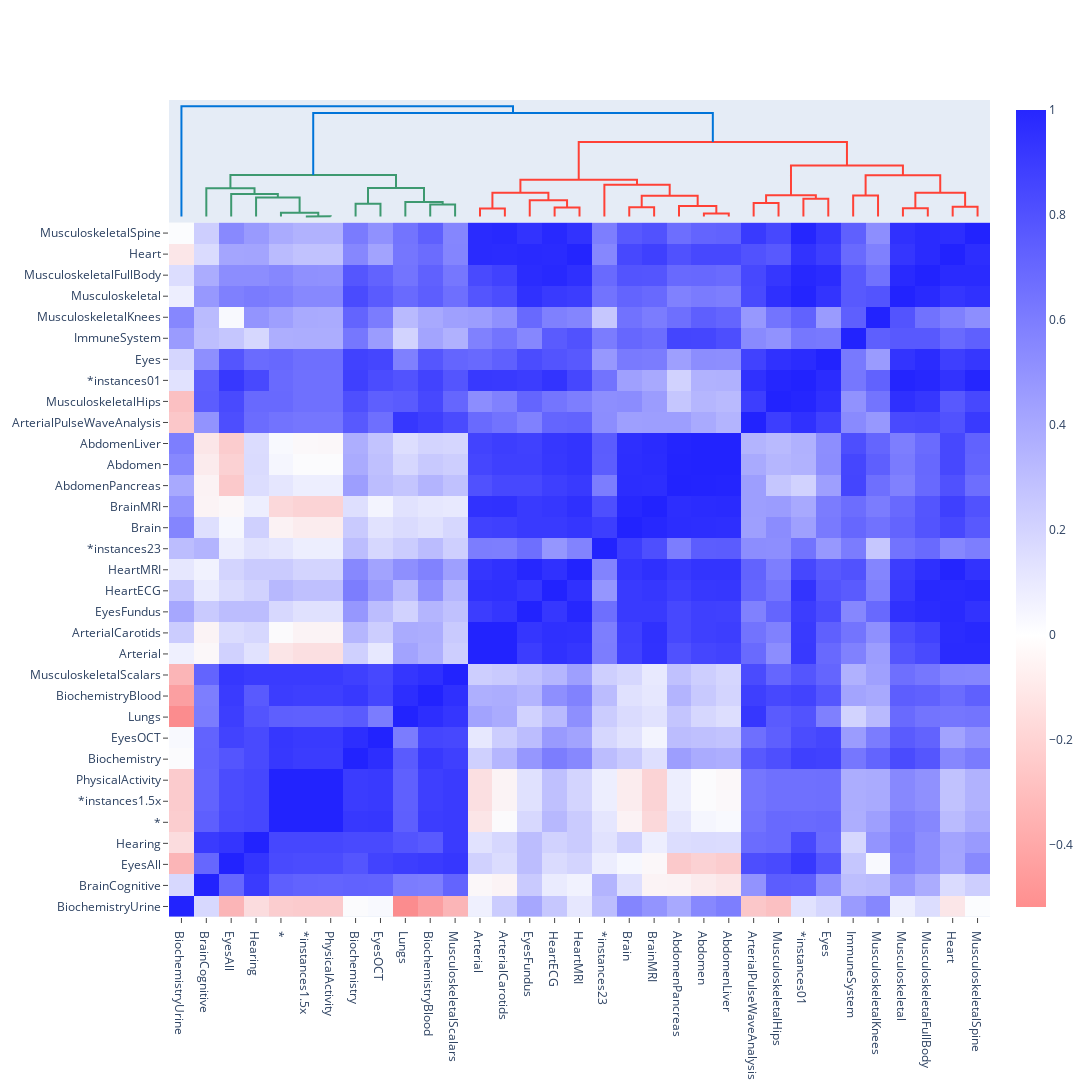

Notebook code cell kept with this figure:
### Code cell
heatmap = Heatmap(
    x=labels,
    y=labels,
    z=heat_correlations,
    colorscale=colorscale,
    customdata=heat_sample_sizes,
    hovertemplate=hovertemplate,
)

heatmap["x"] = fig["layout"]["xaxis"]["tickvals"]
heatmap["y"] = fig["layout"]["xaxis"]["tickvals"]

fig.update_layout(
    yaxis={
        "domain": [0, 0.85],
        "mirror": False,
        "showgrid": False,
        "zeroline": False,
        "ticktext": labels,
        "tickvals": fig["layout"]["xaxis"]["tickvals"],
        "showticklabels": True,
        "ticks": "outside",
    }
)

fig.add_trace(heatmap)

fig["layout"]["width"] = 1100
fig["layout"]["height"] = 1100

fig.show()

### Figure 1 — Plotly figure (JSON) as saved in the notebook; plotly's stock layout.template omitted (floating-point values rounded to 4 significant figures; data arrays with more than 128 entries replaced by an {"elided": "..."} marker saying what was removed)
{"data": [{"hoverinfo": "text", "marker": {"color": "rgb(61,153,112)"}, "mode": "lines", "type": "scatter", "x": [55, 55, 65, 65], "xaxis": "x", "y": [0, 0.005237, 0.005237, 0], "yaxis": "y2"}, {"hoverinfo": "text", "marker": {"color": "rgb(61,153,112)"}, "mode": "lines", "type": "scatter", "x": [45, 45, 60, 60], "xaxis": "x", "y": [0, 0.1606, 0.1606, 0.005237], "yaxis": "y2"}, {"hoverinfo": "text", "marker": {"color": "rgb(61,153,112)"}, "mode": "lines", "type": "scatter", "x": [35, 35, 52.5, 52.5], "xaxis": "x", "y": [0, 0.8102, 0.8102, 0.1606], "yaxis": "y2"}, {"hoverinfo": "text", "marker": {"color": "rgb(61,153,112)"}, "mode": "lines", "type": "scatter", "x": [25, 25, 43.75, 43.75], "xaxis": "x", "y": [0, 0.9666, 0.9666, 0.8102], "yaxis": "y2"}, {"hoverinfo": "text", "marker": {"color": "rgb(61,153,112)"}, "mode": "lines", "type": "scatter", "x": [15, 15, 34.38, 34.38], "xaxis": "x", "y": [0, 1.21, 1.21, 0.9666], "yaxis": "y2"}, {"hoverinfo": "text", "marker": {"color": "rgb(61,153,112)"}, "mode": "lines", "type": "scatter", "x": [75, 75, 85, 85], "xaxis": "x", "y": [0, 0.5466, 0.5466, 0], "yaxis": "y2"}, {"hoverinfo": "text", "marker": {"color": "rgb(61,153,112)"}, "mode": "lines", "type": "scatter", "x": [105, 105, 115, 115], "xaxis": "x", "y": [0, 0.5102, 0.5102, 0], "yaxis": "y2"}, {"hoverinfo": "text", "marker": {"color": "rgb(61,153,112)"}, "mode": "lines", "type": "scatter", "x": [95, 95, 110, 110], "xaxis": "x", "y": [0, 0.6228, 0.6228, 0.5102], "yaxis": "y2"}, {"hoverinfo": "text", "marker": {"color": "rgb(61,153,112)"}, "mode": "lines", "type": "scatter", "x": [80, 80, 102.5, 102.5], "xaxis": "x", "y": [0.5466, 1.216, 1.216, 0.6228], "yaxis": "y2"}, {"hoverinfo": "text", "marker": {"color": "rgb(61,153,112)"}, "mode": "lines", "type": "scatter", "x": [24.69, 24.69, 91.25, 91.25], "xaxis": "x", "y": [1.21, 1.781, 1.781, 1.216], "yaxis": "y2"}, {"hoverinfo": "text", "marker": {"color": "rgb(255,65,54)"}, "mode": "lines", "type": "scatter", "x": [125, 125, 135, 135], "xaxis": "x", "y": [0, 0.3352, 0.3352, 0], "yaxis": "y2"}, {"hoverinfo": "text", "marker": {"color": "rgb(255,65,54)"}, "mode": "lines", "type": "scatter", "x": [155, 155, 165, 165], "xaxis": "x", "y": [0, 0.3825, 0.3825, 0], "yaxis": "y2"}, {"hoverinfo": "text", "marker": {"color": "rgb(255,65,54)"}, "mode": "lines", "type": "scatter", "x": [145, 145, 160, 160], "xaxis": "x", "y": [0, 0.6973, 0.6973, 0.3825], "yaxis": "y2"}, {"hoverinfo": "text", "marker": {"color": "rgb(255,65,54)"}, "mode": "lines", "type": "scatter", "x": [130, 130, 152.5, 152.5], "xaxis": "x", "y": [0.3352, 1.016, 1.016, 0.6973], "yaxis": "y2"}, {"hoverinfo": "text", "marker": {"color": "rgb(255,65,54)"}, "mode": "lines", "type": "scatter", "x": [185, 185, 195, 195], "xaxis": "x", "y": [0, 0.3922, 0.3922, 0], "yaxis": "y2"}, {"hoverinfo": "text", "marker": {"color": "rgb(255,65,54)"}, "mode": "lines", "type": "scatter", "x": [215, 215, 225, 225], "xaxis": "x", "y": [0, 0.1222, 0.1222, 0], "yaxis": "y2"}, {"hoverinfo": "text", "marker": {"color": "rgb(255,65,54)"}, "mode": "lines", "type": "scatter", "x": [205, 205, 220, 220], "xaxis": "x", "y": [0, 0.448, 0.448, 0.1222], "yaxis": "y2"}, {"hoverinfo": "text", "marker": {"color": "rgb(255,65,54)"}, "mode": "lines", "type": "scatter", "x": [190, 190, 212.5, 212.5], "xaxis": "x", "y": [0.3922, 0.8921, 0.8921, 0.448], "yaxis": "y2"}, {"hoverinfo": "text", "marker": {"color": "rgb(255,65,54)"}, "mode": "lines", "type": "scatter", "x": [175, 175, 201.2, 201.2], "xaxis": "x", "y": [0, 1.366, 1.366, 0.8921], "yaxis": "y2"}, {"hoverinfo": "text", "marker": {"color": "rgb(255,65,54)"}, "mode": "lines", "type": "scatter", "x": [141.2, 141.2, 188.1, 188.1], "xaxis": "x", "y": [1.016, 1.573, 1.573, 1.366], "yaxis": "y2"}, {"hoverinfo": "text", "marker": {"color": "rgb(255,65,54)"}, "mode": "lines", "type": "scatter", "x": [235, 235, 245, 245], "xaxis": "x", "y": [0, 0.5757, 0.5757, 0], "yaxis": "y2"}, {"hoverinfo": "text", "marker": {"color": "rgb(255,65,54)"}, "mode": "lines", "type": "scatter", "x": [255, 255, 265, 265], "xaxis": "x", "y": [0, 0.7556, 0.7556, 0], "yaxis": "y2"}, {"hoverinfo": "text", "marker": {"color": "rgb(255,65,54)"}, "mode": "lines", "type": "scatter", "x": [240, 240, 260, 260], "xaxis": "x", "y": [0.5757, 0.9127, 0.9127, 0.7556], "yaxis": "y2"}, {"hoverinfo": "text", "marker": {"color": "rgb(255,65,54)"}, "mode": "lines", "type": "scatter", "x": [275, 275, 285, 285], "xaxis": "x", "y": [0, 0.9029, 0.9029, 0], "yaxis": "y2"}, {"hoverinfo": "text", "marker": {"color": "rgb(255,65,54)"}, "mode": "lines", "type": "scatter", "x": [295, 295, 305, 305], "xaxis": "x", "y": [0, 0.351, 0.351, 0], "yaxis": "y2"}, {"hoverinfo": "text", "marker": {"color": "rgb(255,65,54)"}, "mode": "lines", "type": "scatter", "x": [315, 315, 325, 325], "xaxis": "x", "y": [0, 0.4139, 0.4139, 0], "yaxis": "y2"}, {"hoverinfo": "text", "marker": {"color": "rgb(255,65,54)"}, "mode": "lines", "type": "scatter", "x": [300, 300, 320, 320], "xaxis": "x", "y": [0.351, 1.013, 1.013, 0.4139], "yaxis": "y2"}, {"hoverinfo": "text", "marker": {"color": "rgb(255,65,54)"}, "mode": "lines", "type": "scatter", "x": [280, 280, 310, 310], "xaxis": "x", "y": [0.9029, 1.772, 1.772, 1.013], "yaxis": "y2"}, {"hoverinfo": "text", "marker": {"color": "rgb(255,65,54)"}, "mode": "lines", "type": "scatter", "x": [250, 250, 295, 295], "xaxis": "x", "y": [0.9127, 2.185, 2.185, 1.772], "yaxis": "y2"}, {"hoverinfo": "text", "marker": {"color": "rgb(255,65,54)"}, "mode": "lines", "type": "scatter", "x": [164.7, 164.7, 272.5, 272.5], "xaxis": "x", "y": [1.573, 3.194, 3.194, 2.185], "yaxis": "y2"}, {"hoverinfo": "text", "marker": {"color": "rgb(0,116,217)"}, "mode": "lines", "type": "scatter", "x": [57.97, 57.97, 218.6, 218.6], "xaxis": "x", "y": [1.781, 4.445, 4.445, 3.194], "yaxis": "y2"}, {"hoverinfo": "text", "marker": {"color": "rgb(0,116,217)"}, "mode": "lines", "type": "scatter", "x": [5, 5, 138.3, 138.3], "xaxis": "x", "y": [0, 4.738, 4.738, 4.445], "yaxis": "y2"}, {"colorscale": [[0, "rgba(255, 123, 123, 0.85)"], [0.341, "rgba(255, 255, 255, 0.85)"], [1, "rgba(0, 0, 255, 0.85)"]], "customdata": {"elided": "33x33 int values"}, "hovertemplate": "Correlation : %{z} <br>Organ x : %{x} <br>Organ y : %{y} <br>Sample Size : %{customdata}", "type": "heatmap", "x": [5, 15, 25, 35, 45, 55, 65, 75, 85, 95, 105, 115, 125, 135, 145, 155, 165, 175, 185, 195, 205, 215, 225, 235, 245, 255, 265, 275, 285, 295, 305, 315, 325], "y": [5, 15, 25, 35, 45, 55, 65, 75, 85, 95, 105, 115, 125, 135, 145, 155, 165, 175, 185, 195, 205, 215, 225, 235, 245, 255, 265, 275, 285, 295, 305, 315, 325], "z": {"elided": "33x33 float values"}}], "layout": {"autosize": false, "height": 1100, "hovermode": "closest", "showlegend": false, "width": 1100, "xaxis": {"mirror": false, "rangemode": "tozero", "showgrid": false, "showline": true, "showticklabels": true, "tickmode": "array", "ticks": "outside", "ticktext": ["BiochemistryUrine", "BrainCognitive", "EyesAll", "Hearing", "*", "*instances1.5x", "PhysicalActivity", "Biochemistry", "EyesOCT", "Lungs", "BiochemistryBlood", "MusculoskeletalScalars", "Arterial", "ArterialCarotids", "EyesFundus", "HeartECG", "HeartMRI", "*instances23", "Brain", "BrainMRI", "AbdomenPancreas", "Abdomen", "AbdomenLiver", "ArterialPulseWaveAnalysis", "MusculoskeletalHips", "*instances01", "Eyes", "ImmuneSystem", "MusculoskeletalKnees", "Musculoskeletal", "MusculoskeletalFullBody", "Heart", "MusculoskeletalSpine"], "tickvals": [5, 15, 25, 35, 45, 55, 65, 75, 85, 95, 105, 115, 125, 135, 145, 155, 165, 175, 185, 195, 205, 215, 225, 235, 245, 255, 265, 275, 285, 295, 305, 315, 325], "type": "linear", "zeroline": false}, "yaxis": {"domain": [0, 0.85], "mirror": false, "rangemode": "tozero", "showgrid": false, "showline": true, "showticklabels": true, "ticks": "outside", "ticktext": ["BiochemistryUrine", "BrainCognitive", "EyesAll", "Hearing", "*", "*instances1.5x", "PhysicalActivity", "Biochemistry", "EyesOCT", "Lungs", "BiochemistryBlood", "MusculoskeletalScalars", "Arterial", "ArterialCarotids", "EyesFundus", "HeartECG", "HeartMRI", "*instances23", "Brain", "BrainMRI", "AbdomenPancreas", "Abdomen", "AbdomenLiver", "ArterialPulseWaveAnalysis", "MusculoskeletalHips", "*instances01", "Eyes", "ImmuneSystem", "MusculoskeletalKnees", "Musculoskeletal", "MusculoskeletalFullBody", "Heart", "MusculoskeletalSpine"], "tickvals": [5, 15, 25, 35, 45, 55, 65, 75, 85, 95, 105, 115, 125, 135, 145, 155, 165, 175, 185, 195, 205, 215, 225, 235, 245, 255, 265, 275, 285, 295, 305, 315, 325], "type": "linear", "zeroline": false}, "yaxis2": {"domain": [0.85, 1], "showgrid": false, "showticklabels": false, "zeroline": false}}}
